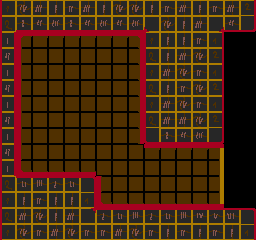

Rendered tile map (Tiled .tmx) drawn with the repository's tilesets; below, a short description and the full map source, tile grids included:
An orthogonal 16x15 tile map with 16x16 px tiles, 2 tile layers (back, front) and 5 objects (2x Lamp, Prisoner, Door).

<map version="1.0" orientation="orthogonal" renderorder="right-down" width="16" height="15" tilewidth="16" tileheight="16" nextobjectid="6">
 <tileset firstgid="1" name="tiles1" tilewidth="16" tileheight="16" tilecount="256" columns="16">
  <image source="../../../img/tiles/tiles0.gif" trans="ff00ff" width="256" height="256" />
 </tileset>
 <layer name="back" width="16" height="15">
  <data encoding="csv">
230,230,230,230,230,230,230,230,230,230,230,230,230,198,0,0,
230,230,230,230,230,230,230,230,230,230,230,230,230,198,0,0,
230,213,214,214,214,214,214,214,215,230,230,230,230,198,0,0,
230,229,230,230,230,230,230,230,231,230,230,230,230,198,0,0,
230,229,230,230,230,230,230,230,231,230,230,230,230,198,0,0,
230,229,230,230,230,230,230,230,231,230,230,230,230,198,0,0,
230,229,230,230,230,230,230,230,231,230,230,230,230,198,0,0,
230,229,230,230,230,230,230,230,231,230,230,230,230,198,0,0,
230,229,230,230,230,230,230,230,231,230,230,230,230,198,0,0,
230,229,230,230,230,230,230,230,230,214,214,214,214,212,0,0,
230,245,246,246,246,246,230,230,230,230,230,230,230,228,0,0,
230,230,230,230,230,230,229,230,230,230,230,230,230,228,0,0,
230,230,230,230,230,230,245,246,246,246,246,246,246,244,0,0,
230,230,230,230,230,230,230,230,230,230,230,230,230,198,0,0,
230,230,230,230,230,230,230,230,230,230,230,230,230,198,0,0
</data>
 </layer>
 <layer name="front" width="16" height="15">
  <data encoding="csv">
17,35,34,18,19,34,18,35,35,18,19,34,18,19,34,40,
33,50,51,52,50,51,52,51,52,38,35,18,34,39,51,56,
20,0,0,0,0,0,0,0,0,17,18,18,19,24,0,0,
36,0,0,0,0,0,0,0,0,33,18,34,35,40,0,0,
20,0,0,0,0,0,0,0,0,17,34,35,19,24,0,0,
36,0,0,0,0,0,0,0,0,33,18,19,35,40,0,0,
20,0,0,0,0,0,0,0,0,17,34,35,19,24,0,0,
36,0,0,0,0,0,0,0,0,33,34,34,35,40,0,0,
20,0,0,0,0,0,0,0,0,49,50,51,52,56,0,0,
36,0,0,0,0,0,0,0,0,0,0,0,0,0,0,0,
20,0,0,0,0,0,0,0,0,0,0,0,0,0,0,0,
33,3,4,2,3,8,0,0,0,0,0,0,0,0,0,0,
17,18,19,18,18,24,0,0,0,0,0,0,0,0,0,0,
33,34,35,18,34,23,2,3,4,2,3,4,5,6,7,8,
17,35,19,34,35,19,19,34,35,19,18,19,18,19,18,24
</data>
 </layer>
 <objectgroup name="lines" visible="0">
  <properties>
   <property name="entrances" value="[[1,0]]" />
   <property name="map_tile" value="12" />
   <property name="rarity" value="0" />
   <property name="tags" value="[&quot;prison_e&quot;]" />
  </properties>
  <object id="1" x="240" y="208">
   <polyline points="16,0 -144,0 -144,-32 -224,-32 -224,-176 -96,-176 -96,-64 -16,-64 -16,-176 16,-176" />
  </object>
 </objectgroup>
 <objectgroup name="objects">
  <properties>
   <property name="key_required" value="1" />
  </properties>
  <object id="2" name="Prisoner" gid="232" x="48" y="160" width="16" height="16" />
  <object id="3" name="Door" gid="232" x="144" y="208" width="16" height="64" />
  <object id="4" name="Lamp" gid="232" x="48" y="112" width="16" height="16" />
  <object id="5" name="Lamp" gid="232" x="96" y="112" width="16" height="16" />
 </objectgroup>
</map>
